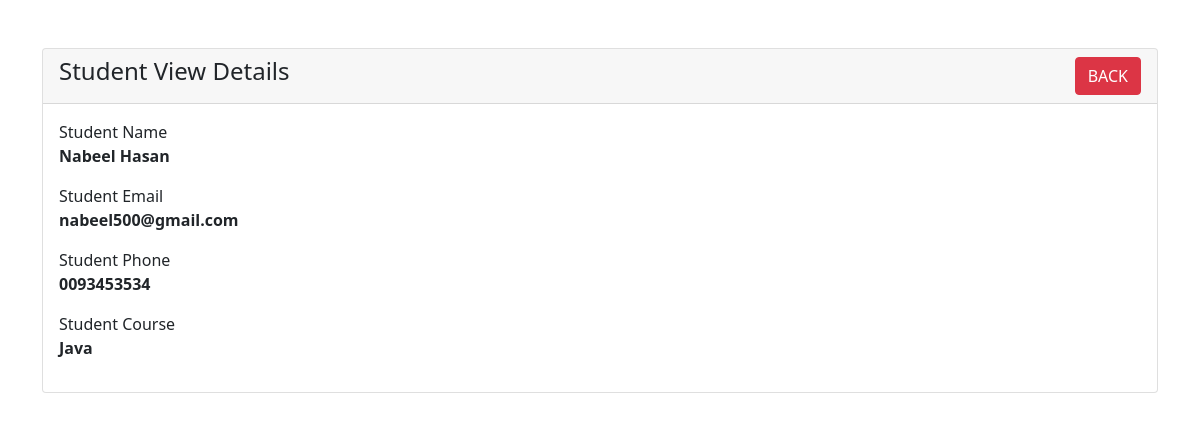
Screenshot of /student-view.php?id=2 with the database file from the repository.
### tables this page shows
CREATE TABLE `students` (
  `id` int(11) NOT NULL,
  `name` varchar(191) NOT NULL,
  `email` varchar(191) NOT NULL,
  `phone` varchar(191) NOT NULL,
  `course` varchar(191) NOT NULL
);

### student-view.php (the view, shortened to what this page needs)
<?php include('includes/header.php'); ?>
    <div class="container mt-5">
        <div class="row">
            <div class="col-md-12">
                <div class="card">
                    <div class="card-header">
                        <h4>Student View Details
                            <a href="index.php" class="btn btn-danger float-end">BACK</a>
                        </h4>
                    </div>
                    <div class="card-body">
                        <?php
                        if (isset($_GET['id'])) {
                            $student_id = mysqli_real_escape_string($con, $_GET['id']);
                            $query = "SELECT * FROM students WHERE id='$student_id' ";
                            $query_run = mysqli_query($con, $query);
                            if (mysqli_num_rows($query_run) > 0) {
                                $student = mysqli_fetch_array($query_run);
                                ?>
                                    <div class="mb-3">
                                        <label>Student Name</label>
                                        <p><strong><?=$student['name']; ?></strong></p>
                                    </div>
                                    <div class="mb-3">
                                        <label>Student Email</label>
                                        <p><strong><?=$student['email']; ?></strong></p>
                                    </div>
                                    <div class="mb-3">
                                        <label>Student Phone</label>
                                        <p><strong><?=$student['phone']; ?></strong></p>
                                    </div>
                                    <div class="mb-3">
                                        <label>Student Course</label>
                                        <p><strong><?=$student['course']; ?></strong></p>
                                    </div>
                                <?php
                            } else {
                                echo "<h4>No Data Found</h4>";
                            }
                        }
                        ?>
                    </div>
                </div>
            </div>
        </div>
    </div>
<?php include('includes/footer.php'); ?>

### rows the page displays
students: name "Nabeel Hasan", email "nabeel500@gmail.com", phone "0093453534", course "Java"
